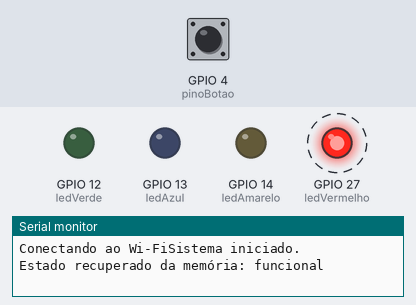
This sketch was run on a simulated ESP32. Shown: output pins drawn as LEDs (lit = HIGH), the last lines printed to the serial monitor. Dashed ring = blinking. The test bench sets the inputs (shaded band); at power-on: GPIO 4 (pinoBotao) HIGH. WiFi joins after 1.5 s; servers stay silent unless stated; uploads are accepted with an empty reply; EEPROM starts erased.

Above: at 1.4 s.
1.5 s: GPIO 4 (pinoBotao) pulled LOW for 0.15 s
At 2.15 s:
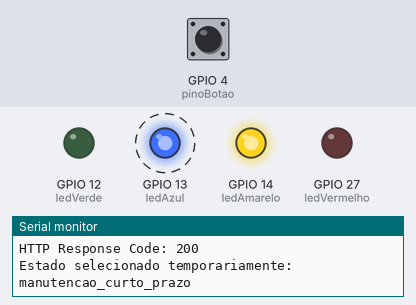
4.5 s: GPIO 4 (pinoBotao) pulled LOW for 1 s
At 6.15 s:
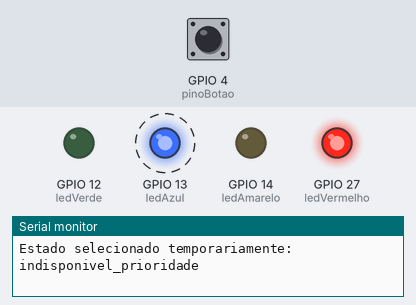
8.5 s: GPIO 4 (pinoBotao) pulled LOW for 3.2 s
At 10.92 s:
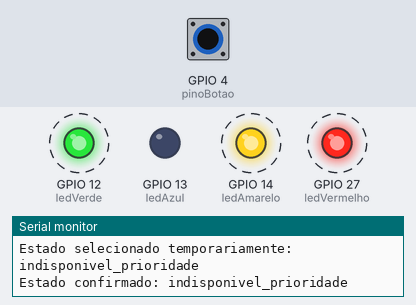
13.2 s: GPIO 4 (pinoBotao) pulled LOW for 0.15 s
At 14.0 s:
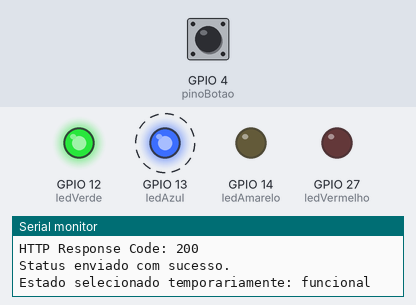
16.3 s: GPIO 4 (pinoBotao) driven LOW
At 18.57 s:
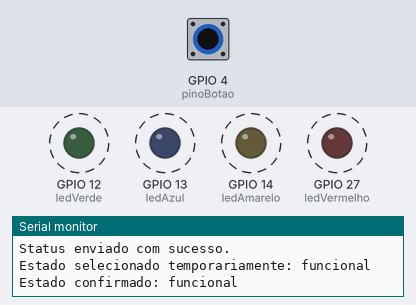
19.3 s: GPIO 4 (pinoBotao) pulsed HIGH 2 times (0.12 s each, 0.3 s apart)
At 22.14 s:
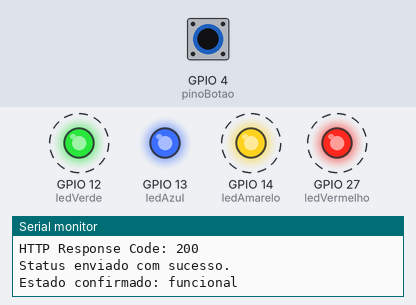
Timing chart, 0 to 23.9 s (numbered marks = the images above; inputs shaded):
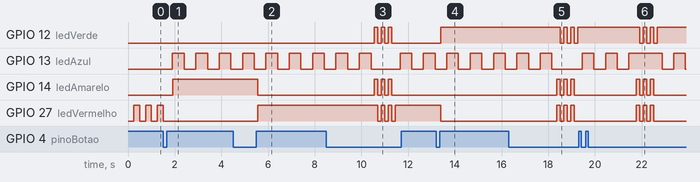

The sketch:

botao.ino
```cpp
#include <WiFi.h>
#include <WiFiClient.h>
#include <WiFiClientSecure.h>
#include <HTTPClient.h>
#include <ArduinoJson.h>
#include <Preferences.h>

// =====================================================
// 1. CONFIGURAÇÕES DE REDE E API
// =====================================================
const char* ssid     = "Wokwi-GUEST";
const char* password = "";
const char* api_url  = "http://SEU_BACKEND:3001/api/iot/eventos";

// Use exatamente o mesmo CÓDIGO cadastrado do equipamento no dashboard.
const String codigoEquipamento = "BOMBA-INFUSAO-402";

// =====================================================
// 2. MAPEAMENTO DE PINOS
// =====================================================
const int pinoBotao   = 4;
const int ledVerde    = 12;
const int ledAmarelo  = 14;
const int ledVermelho = 27;
const int ledAzul     = 13;

// =====================================================
// 3. TEMPOS E INTERVALOS
// =====================================================
const unsigned long tempoDebounce        = 50;
const unsigned long tempoConfirmacao     = 2000;
const unsigned long tempoTimeoutSelecao  = 5000;
const unsigned long intervaloHeartbeat   = 30000;
const unsigned long intervaloReconnect   = 5000;

const unsigned long periodoPiscaAzul     = 500;
const unsigned long periodoPiscaVermelho = 250;

// =====================================================
// 4. ESTADOS
// =====================================================
// 0 = funcional
// 1 = manutencao_curto_prazo
// 2 = indisponivel_prioridade
int estadoSelecionado = 0;
int estadoAtual = 0;

bool selecaoTemporariaAtiva = false;
unsigned long instanteSelecao = 0;

// =====================================================
// 5. CONTROLE DO BOTÃO
// =====================================================
bool leituraBrutaAnterior = HIGH;
bool estadoEstavelBotao = HIGH;
unsigned long instanteUltimaMudanca = 0;

bool pressInProgress = false;
bool longPressExecutado = false;
unsigned long tempoInicioPress = 0;

// =====================================================
// 6. CONTROLE DE WIFI E LEDS
// =====================================================
bool wifiConectado = false;
bool wifiConectadoAnterior = false;

unsigned long ultimaTentativaReconnect = 0;
unsigned long ultimoHeartbeat = 0;

unsigned long ultimoPiscaAzul = 0;
bool estadoPiscaAzul = false;

unsigned long ultimoPiscaVermelho = 0;
bool estadoPiscaVermelho = false;

// =====================================================
// 7. PERSISTÊNCIA
// =====================================================
Preferences prefs;
WiFiClient clientHttp;
WiFiClientSecure clientHttps;

// =====================================================
// 8. DECLARAÇÕES
// =====================================================
String textoEstado(int estado);
void iniciarWiFi();
void gerenciarWiFi();
void atualizarLEDs();
void lerBotao();
void verificarTimeoutSelecao();
void confirmarEstado();
bool enviarJSON(const String& payload);
void salvarPendencia(const char* chave, const String& payload);
void enviarPendencias();
void registrarPerdaConexao();
void prepararEventoReconexao();
void enviarHeartbeat(bool forcar = false);
String montarPayloadMinimo(int estado);
void piscarTodosLEDsConfirmacao();
void piscarErroServidor();
void apagarLEDsEstado();
void mostrarEstadoSelecionado();
bool urlEhHttps();

void setup() {
  Serial.begin(115200);
  delay(200);

  pinMode(pinoBotao, INPUT_PULLUP);

  pinMode(ledVerde, OUTPUT);
  pinMode(ledAmarelo, OUTPUT);
  pinMode(ledVermelho, OUTPUT);
  pinMode(ledAzul, OUTPUT);

  prefs.begin("ec-iot", false);

  estadoAtual = prefs.getInt("estado", 0);
  estadoSelecionado = estadoAtual;

  iniciarWiFi();

  Serial.println("Sistema iniciado.");
  Serial.print("Estado recuperado da memória: ");
  Serial.println(textoEstado(estadoAtual));
}

void loop() {
  gerenciarWiFi();
  verificarTimeoutSelecao();
  atualizarLEDs();
  lerBotao();

  if (wifiConectado) {
    enviarPendencias();
    enviarHeartbeat();
  }
}

String textoEstado(int estado) {
  if (estado == 0) return "funcional";
  if (estado == 1) return "manutencao_curto_prazo";
  return "indisponivel_prioridade";
}

void iniciarWiFi() {
  WiFi.mode(WIFI_STA);
  WiFi.begin(ssid, password);
  Serial.print("Conectando ao Wi-Fi");
}

void gerenciarWiFi() {
  wifiConectado = (WiFi.status() == WL_CONNECTED);

  if (!wifiConectadoAnterior && wifiConectado) {
    Serial.println();
    Serial.println("Wi-Fi conectado!");
    Serial.print("IP: ");
    Serial.println(WiFi.localIP());

    prepararEventoReconexao();
    enviarPendencias();
    enviarHeartbeat(true);
  }

  if (wifiConectadoAnterior && !wifiConectado) {
    Serial.println("Wi-Fi perdido.");
    registrarPerdaConexao();
  }

  if (!wifiConectado) {
    unsigned long agora = millis();
    if (agora - ultimaTentativaReconnect >= intervaloReconnect) {
      ultimaTentativaReconnect = agora;
      Serial.println("Tentando reconectar ao Wi-Fi...");
      WiFi.disconnect();
      WiFi.begin(ssid, password);
    }
  }

  wifiConectadoAnterior = wifiConectado;
}

void apagarLEDsEstado() {
  digitalWrite(ledVerde, LOW);
  digitalWrite(ledAmarelo, LOW);
  digitalWrite(ledVermelho, LOW);
}

void mostrarEstadoSelecionado() {
  digitalWrite(ledVerde,    estadoSelecionado == 0 ? HIGH : LOW);
  digitalWrite(ledAmarelo,  estadoSelecionado == 1 ? HIGH : LOW);
  digitalWrite(ledVermelho, estadoSelecionado == 2 ? HIGH : LOW);
}

void atualizarLEDs() {
  unsigned long agora = millis();

  if (wifiConectado) {
    if (agora - ultimoPiscaAzul >= periodoPiscaAzul) {
      ultimoPiscaAzul = agora;
      estadoPiscaAzul = !estadoPiscaAzul;
      digitalWrite(ledAzul, estadoPiscaAzul ? HIGH : LOW);
    }

    mostrarEstadoSelecionado();
  } else {
    digitalWrite(ledAzul, LOW);
    digitalWrite(ledVerde, LOW);
    digitalWrite(ledAmarelo, LOW);

    if (agora - ultimoPiscaVermelho >= periodoPiscaVermelho) {
      ultimoPiscaVermelho = agora;
      estadoPiscaVermelho = !estadoPiscaVermelho;
      digitalWrite(ledVermelho, estadoPiscaVermelho ? HIGH : LOW);
    }
  }
}

void lerBotao() {
  int leituraAtual = digitalRead(pinoBotao);

  if (leituraAtual != leituraBrutaAnterior) {
    instanteUltimaMudanca = millis();
    leituraBrutaAnterior = leituraAtual;
  }

  if ((millis() - instanteUltimaMudanca) > tempoDebounce) {
    if (leituraAtual != estadoEstavelBotao) {
      estadoEstavelBotao = leituraAtual;

      if (estadoEstavelBotao == LOW) {
        pressInProgress = true;
        longPressExecutado = false;
        tempoInicioPress = millis();
      } else {
        if (pressInProgress) {
          unsigned long duracao = millis() - tempoInicioPress;

          if (!longPressExecutado && duracao < tempoConfirmacao) {
            estadoSelecionado = (estadoSelecionado + 1) % 3;
            selecaoTemporariaAtiva = true;
            instanteSelecao = millis();

            Serial.print("Estado selecionado temporariamente: ");
            Serial.println(textoEstado(estadoSelecionado));
          }

          pressInProgress = false;
        }
      }
    }
  }

  if (pressInProgress && !longPressExecutado) {
    if ((millis() - tempoInicioPress) >= tempoConfirmacao) {
      longPressExecutado = true;
      confirmarEstado();
    }
  }
}

void verificarTimeoutSelecao() {
  if (selecaoTemporariaAtiva) {
    if (millis() - instanteSelecao >= tempoTimeoutSelecao) {
      estadoSelecionado = estadoAtual;
      selecaoTemporariaAtiva = false;

      Serial.println("Tempo de seleção expirou. Retornando ao último estado confirmado.");
      Serial.print("Estado restaurado: ");
      Serial.println(textoEstado(estadoAtual));
    }
  }
}

void confirmarEstado() {
  estadoAtual = estadoSelecionado;
  selecaoTemporariaAtiva = false;

  prefs.putInt("estado", estadoAtual);

  Serial.print("Estado confirmado: ");
  Serial.println(textoEstado(estadoAtual));

  piscarTodosLEDsConfirmacao();

  String payload = montarPayloadMinimo(estadoAtual);

  if (wifiConectado) {
    if (enviarJSON(payload)) {
      Serial.println("Status enviado com sucesso.");
    } else {
      Serial.println("Falha no envio. Salvando pendência.");
      salvarPendencia("pend_status", payload);
      piscarErroServidor();
    }
  } else {
    Serial.println("Sem rede. Status armazenado para envio posterior.");
    salvarPendencia("pend_status", payload);
  }
}

String montarPayloadMinimo(int estado) {
  StaticJsonDocument<64> doc;
  doc["c"] = codigoEquipamento;
  doc["s"] = estado;

  String payload;
  serializeJson(doc, payload);
  return payload;
}

bool urlEhHttps() {
  return String(api_url).startsWith("https://");
}

bool enviarJSON(const String& payload) {
  if (WiFi.status() != WL_CONNECTED) return false;

  HTTPClient http;
  bool iniciado = false;

  if (urlEhHttps()) {
    clientHttps.setInsecure();
    iniciado = http.begin(clientHttps, api_url);
  } else {
    iniciado = http.begin(clientHttp, api_url);
  }

  if (!iniciado) {
    Serial.println("Falha ao iniciar HTTP.");
    return false;
  }

  http.addHeader("Content-Type", "application/json");

  Serial.println("Enviando JSON:");
  Serial.println(payload);

  int httpResponseCode = http.POST(payload);

  Serial.print("HTTP Response Code: ");
  Serial.println(httpResponseCode);

  http.end();

  return (httpResponseCode > 0 && httpResponseCode < 400);
}

void salvarPendencia(const char* chave, const String& payload) {
  prefs.putString(chave, payload);
}

void enviarPendencias() {
  if (!wifiConectado) return;

  String pendStatus = prefs.getString("pend_status", "");
  if (pendStatus.length() > 0) {
    Serial.println("Enviando pendência de status...");
    if (enviarJSON(pendStatus)) {
      prefs.remove("pend_status");
      Serial.println("Pendência de status enviada.");
    } else {
      Serial.println("Falha ao enviar pendência de status.");
    }
  }
}

void registrarPerdaConexao() {
  // O backend calcula offline pelo timeout entre heartbeats.
}

void prepararEventoReconexao() {
  // Na estratégia mínima, basta forçar um envio ao reconectar.
}

void enviarHeartbeat(bool forcar) {
  if (!wifiConectado) return;

  unsigned long agora = millis();

  if (forcar || (agora - ultimoHeartbeat >= intervaloHeartbeat)) {
    ultimoHeartbeat = agora;

    String payload = montarPayloadMinimo(estadoAtual);

    Serial.println("Enviando heartbeat mínimo...");
    enviarJSON(payload);
  }
}

void piscarTodosLEDsConfirmacao() {
  for (int i = 0; i < 3; i++) {
    digitalWrite(ledVerde, HIGH);
    digitalWrite(ledAmarelo, HIGH);
    digitalWrite(ledVermelho, HIGH);
    delay(150);

    digitalWrite(ledVerde, LOW);
    digitalWrite(ledAmarelo, LOW);
    digitalWrite(ledVermelho, LOW);
    delay(150);
  }

  mostrarEstadoSelecionado();
}

void piscarErroServidor() {
  for (int i = 0; i < 5; i++) {
    digitalWrite(ledVerde, LOW);
    digitalWrite(ledAmarelo, LOW);
    digitalWrite(ledVermelho, HIGH);
    delay(100);

    digitalWrite(ledVermelho, LOW);
    delay(100);
  }

  mostrarEstadoSelecionado();
}
```

Measured:
- after the input at 1.5 s, GPIO 12 (ledVerde): stays LOW (without the input it goes to HIGH after 0.41 s); GPIO 14 (ledAmarelo): LOW → HIGH after 0.41 s
- after the input at 4.5 s, GPIO 12 (ledVerde): stays LOW (without the input it goes to HIGH after 2.4 s); GPIO 14 (ledAmarelo): HIGH → LOW after 1.1 s instead of 2.4 s; GPIO 27 (ledVermelho): LOW → HIGH after 1.1 s
- after the input at 8.5 s, GPIO 14 (ledAmarelo): alternates HIGH for 0.15 s and LOW for 0.15 s, 6 changes in all, then stays LOW, starting after 2.1 s
- after the input at 13.2 s, GPIO 12 (ledVerde): LOW → HIGH after 0.20 s; GPIO 27 (ledVermelho): HIGH → LOW after 0.20 s
- after the input at 16.3 s, GPIO 14 (ledAmarelo): alternates HIGH for 0.15 s and LOW for 0.15 s, starting after 2.1 s
- after the input at 19.3 s, GPIO 12 (ledVerde): alternates HIGH for 0.15 s and LOW for 0.15 s, 6 changes in all, then stays HIGH, starting after 2.6 s; GPIO 14 (ledAmarelo), GPIO 27 (ledVermelho): alternates HIGH for 0.15 s and LOW for 0.15 s, 6 changes in all, then stays LOW, starting after 2.5 s
